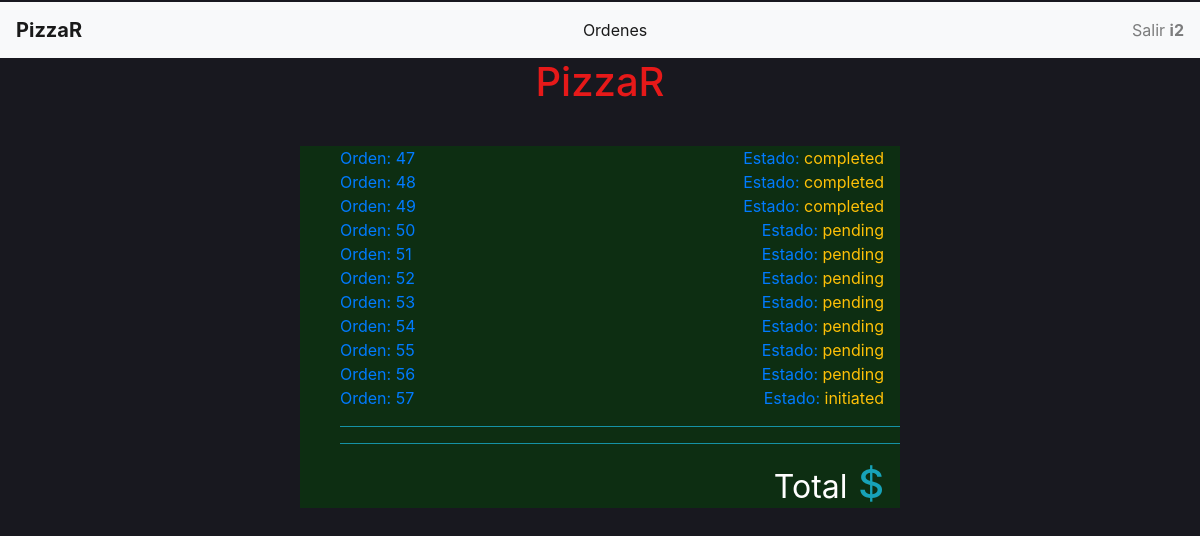
Page /my_orders/57 (signed in) on the committed database.
### orders/models.py (models this page shows, shortened)
class User_order(models.Model):
    user=models.ForeignKey(User,on_delete=models.CASCADE)
    order_number=models.IntegerField()
    topping_allowance=models.IntegerField(default=0)
    status=models.CharField(max_length=64,default='initiated')

### orders/views.py (the view)
# urls.py: path("my_orders/<str:order_number>", views.my_orders, name="my_orders"),
def my_orders(request,order_number):
    context = {
        "Checkout":Order2.objects.filter(user=request.user,number=order_number),
        "Checkout_category":Order2.objects.filter(user=request.user,number=order_number).values_list('category').distinct(),
        "Total":list(Order2.objects.filter(user=request.user,number=order_number).aggregate(Sum('price')).values())[0],
        "user":request.user,
        "Category": Category.objects.all(),
        "Order_number":order_number,
        "All_orders":User_order.objects.filter(user=request.user),
        "Status":User_order.objects.get(user=request.user,order_number=order_number).status
    }
    return render(request,"my_orders.html",context)

### orders/templates/my_orders.html (shortened to what this page needs)
<!DOCTYPE html>
<html style="height:100%">
<head>
    {% load static %}
    <link rel="stylesheet" type="text/css" href="{% static 'styles.css' %}">
    <link rel="stylesheet" href="https://maxcdn.bootstrapcdn.com/bootstrap/4.1.3/css/bootstrap.min.css">
</head>
<body style="margin-top: 2px; background-color: rgb(24, 24, 31); height:100%">
    {% if Category %}
    <nav class="navbar navbar-light bg-light" style="background-color: rgb(27, 27, 27);">
        <a class="navbar-brand" href="{% url 'index' %}"> <b>PizzaR</b> </a>
        <ul class="navbar-nav ml-auto">
            <li class="nav-item active">
                <a class="nav-link" href="{% url 'my_orders' Order_number %}">
                    Ordenes
                </a>
            </li>
        </ul>
        <ul class="navbar-nav ml-auto">
            <li class="nav-item">
                <a class="nav-link " href="{% url 'logout' %}">
                    Salir <strong>{{user.username}}</strong>
                </a>
            </li>
        </ul>
    </nav>
    {% endif %}
    <h1 class='text-center m-0'><a style="color: rgb(230, 25, 25);" href="{% url 'index' %}">PizzaR</a></h1>
    <div id='my_orders_container' style="margin-top: 40px;" class='w-50 mx-auto'>
        <div class=' text-left pr-3'>
            <ul>
                {% for number in All_orders%}
                <a href="{% url 'my_orders' number.order_number %}">
                    <li><span>Orden: {{number.order_number}}</span><span class='float-right'>Estado: <span
                                id="status2" class='text-warning'>{{number.status}}</span></span></li>
                </a>
                {% endfor %}
            </ul>
        </div>
        <ul>
            <hr class='bg-info'>
            <hr class='bg-info'>
            <li class='text-info text-right pr-3 '>
                <h1><small class='text-white'>Total</small> ${{Total|floatformat:2}}</h1>
            </li>
        </ul>
    </div>
</body>
</html>

### orders/static/styles.css (style rules this page uses)
li { list-style-type: none; }
#my_orders_container { background-color: rgba(4, 65, 9, 0.548); color: white; }

### rows in the picture
User_order: order_number "47", status "completed"
User_order: order_number "48", status "completed"
User_order: order_number "49", status "completed"
User_order: order_number "50", status "pending"
User_order: order_number "51", status "pending"
User_order: order_number "52", status "pending"
User_order: order_number "53", status "pending"
User_order: order_number "54", status "pending"
User_order: order_number "55", status "pending"
User_order: order_number "56", status "pending"
User_order: order_number "57", status "initiated"

### other values in the picture
{{ user.username }} "i2"
